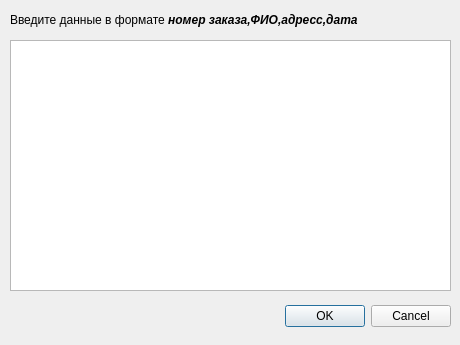
<?xml version="1.0" encoding="UTF-8"?>
<ui version="4.0">
 <class>addDialog</class>
 <widget class="QDialog" name="addDialog">
  <property name="geometry">
   <rect>
    <x>0</x>
    <y>0</y>
    <width>460</width>
    <height>345</height>
   </rect>
  </property>
  <property name="windowTitle">
   <string>Dialog</string>
  </property>
  <widget class="QDialogButtonBox" name="buttonBox">
   <property name="geometry">
    <rect>
     <x>110</x>
     <y>300</y>
     <width>341</width>
     <height>32</height>
    </rect>
   </property>
   <property name="orientation">
    <enum>Qt::Horizontal</enum>
   </property>
   <property name="standardButtons">
    <set>QDialogButtonBox::Cancel|QDialogButtonBox::Ok</set>
   </property>
  </widget>
  <widget class="QTextEdit" name="textEdit">
   <property name="geometry">
    <rect>
     <x>10</x>
     <y>40</y>
     <width>441</width>
     <height>251</height>
    </rect>
   </property>
  </widget>
  <widget class="QLabel" name="label">
   <property name="geometry">
    <rect>
     <x>10</x>
     <y>10</y>
     <width>441</width>
     <height>20</height>
    </rect>
   </property>
   <property name="text">
    <string>&lt;html&gt;&lt;head/&gt;&lt;body&gt;&lt;p&gt;Введите данные в формате&lt;span style=&quot; font-weight:700; font-style:italic;&quot;&gt; номер заказа,ФИО,адресс,дата&lt;/span&gt;&lt;/p&gt;&lt;/body&gt;&lt;/html&gt;</string>
   </property>
  </widget>
 </widget>
 <resources/>
 <connections>
  <connection>
   <sender>buttonBox</sender>
   <signal>accepted()</signal>
   <receiver>addDialog</receiver>
   <slot>accept()</slot>
   <hints>
    <hint type="sourcelabel">
     <x>248</x>
     <y>254</y>
    </hint>
    <hint type="destinationlabel">
     <x>157</x>
     <y>274</y>
    </hint>
   </hints>
  </connection>
  <connection>
   <sender>buttonBox</sender>
   <signal>rejected()</signal>
   <receiver>addDialog</receiver>
   <slot>reject()</slot>
   <hints>
    <hint type="sourcelabel">
     <x>316</x>
     <y>260</y>
    </hint>
    <hint type="destinationlabel">
     <x>286</x>
     <y>274</y>
    </hint>
   </hints>
  </connection>
 </connections>
</ui>
